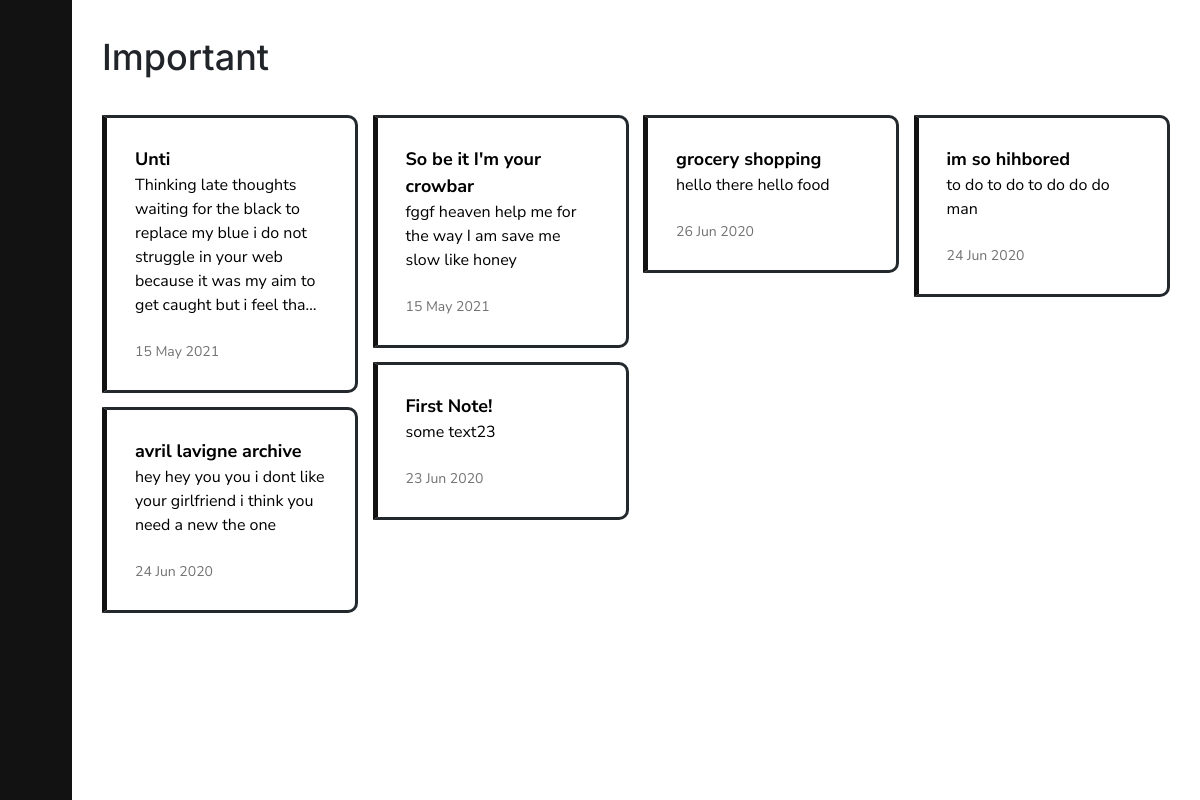
The page /important/ (signed in) on the database as committed earlier.
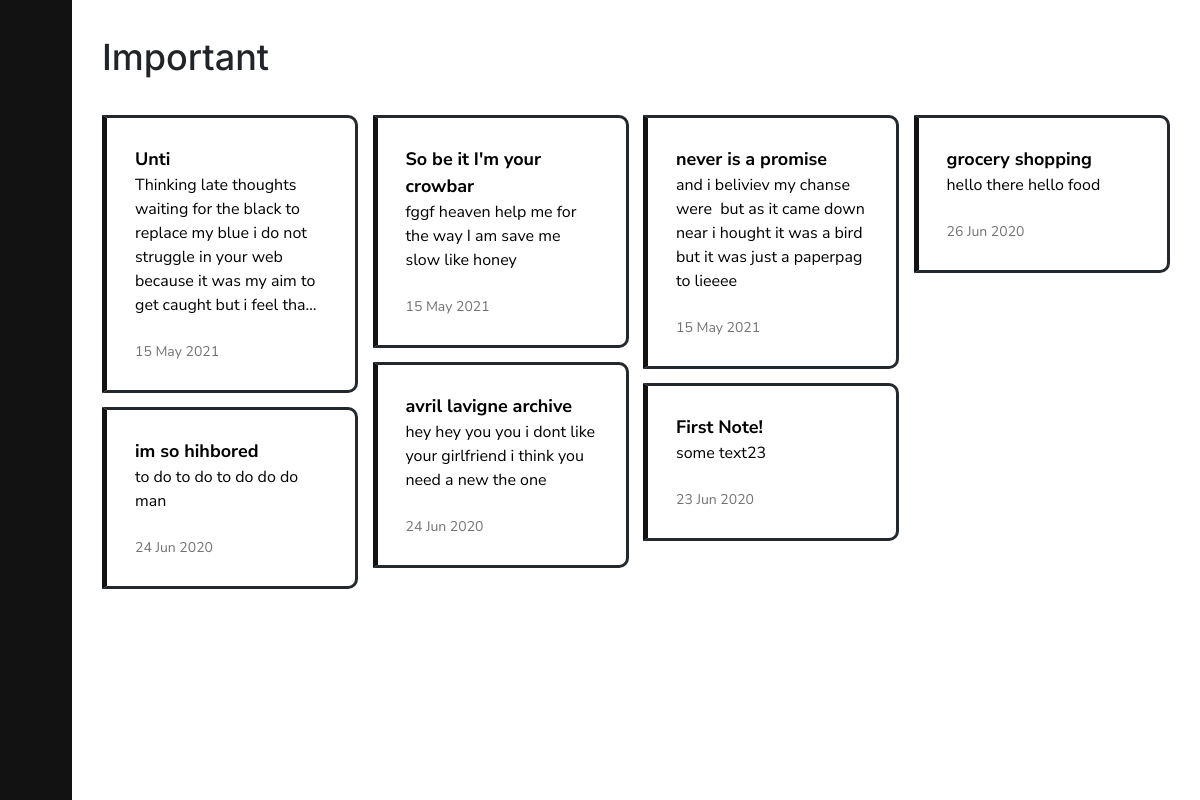
The same page on the database as committed later.
### notes/models.py (models this page shows, shortened)
class Note(models.Model):
    title = models.TextField(max_length=100, blank=True)
    text = HTMLField(blank=True)
    date = models.DateTimeField(auto_now_add=True)
    important = models.BooleanField(default=False)
    archive = models.BooleanField(default=False)
    user = models.ForeignKey(User, on_delete=models.CASCADE)

### notes/views.py (the view)
# urls.py: path('important/', views.important, name='important'),
def important(request):
    important = Note.objects.filter(user=request.user, important=True, archive=False).order_by('-date')
    active = 'importantLink'
    return render(request, 'notes/important.html', {'important': important, 'active': active})

### notes/templates/notes/important.html (shortened to what this page needs)
{% load static %}
<!DOCTYPE html>
<html>
<head>
    <link rel="stylesheet" href="https://stackpath.bootstrapcdn.com/bootstrap/4.5.0/css/bootstrap.min.css">
    <link rel="stylesheet" type="text/css" href="{% static 'notes/style.css' %}">
    <link rel="stylesheet" type="text/css" href="{% static 'notes/notes.css' %}">
</head>
<body>
    <div class="container-fluid">
        <div class="row" id="mainRow">
            {% include "notes/navbar.html" %}
            <div class="col-xs-12 col-sm-11" id="content">
                <div class="container">
                    <h1>Important</h1>
                    {% if important %}
                    <div id="notes">
                        <ul>
                            {% for note in important %}
                            <li class="note {% if note.important %} important{% endif %}">
                                <a href="{% url 'note' note.id %}">
                                    <div class="note-info">
                                        <div class="note-content">
                                            <div class="medium-text"><b>{{ note.title }}</b></div>
                                            {% if note.text %}
                                            <div class="note-text">{{ note.text|striptags|truncatechars:150 }}</div>
                                            {% endif %}
                                        </div>
                                        <div class="date">{{ note.date|date:'d M Y' }}</div>
                                    </div>
                                </a>
                            </li>
                            {% endfor %}
                        </ul>
                    </div>
                    {% else %}
                    <div id="noNotes">
                        <p class="text-center medium-text">You don't have any notes marked as important.</p>
                    </div>
                    {% endif %}
                </div>
            </div>
        </div>
    </div>
</body>
</html>

Rows that differ between the two databases and show on the page:
now on this page (row edited): Note: title "never is a promise", text "and i beliviev my chanse were but as it came down near i hought it was a bird but it was just a paperpag to lieeee", date "15 May 2021"
